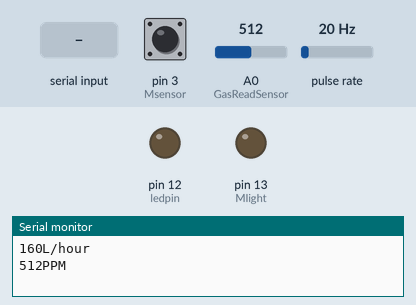
This sketch was run on a simulated Arduino Uno, built with avr-gcc and run on an emulated ATmega328P. On the bench: output pins drawn as LEDs (lit = HIGH), the last lines printed to the serial monitor. Wiring (inferred from the names in the program): pulse sensor: data pin 2. The test bench sets the inputs (shaded band); at power-on: pin 3 (Msensor) LOW, A0 (GasReadSensor) = 512, pulse rate 20 Hz. Pins used as bus, display or sensor lines are not drawn.

Above: at 1.2 s.
1.3 s: "1" received over Serial
At 2.6 s:
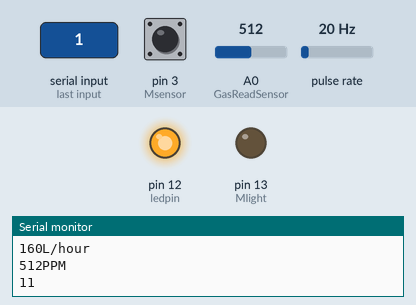
3.5 s: pin 3 (Msensor) driven HIGH
6.5 s: "0" received over Serial
At 7.9 s:
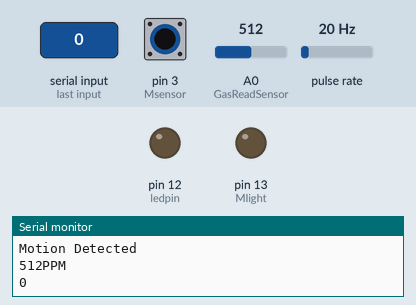
8.5 s: pin 3 (Msensor) pulsed LOW 5 times (0.12 s each, 0.3 s apart)
Timing chart, 0 to 11.5 s (numbered marks = the images above; inputs shaded):
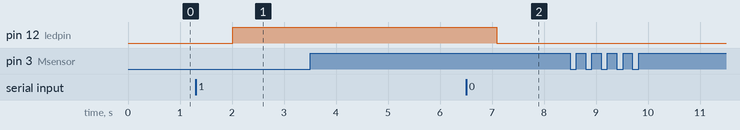

The sketch:

IoTSensorBundle.ino
```cpp
///////////////////////////////////////////////////////////
// Miguel Pulido - Systems Architect
// IoT Sensor Bundle
// MCU application to test:
// - LED Toggle
// - Gas Sensor
// - Water Pressure
// - IR Motion Detection
///////////////////////////////////////////////////////////

// Output declarations
int myData = 0; 	                                  // declare variable
int ledpin = 12;                                    // declare an ledpin
int Mlight = 13;                                    // declare motion light

int GasReadSensor = A0;                             // Analog pin 0 will be called 'GasReadSensor'
int GasSensorValue = 0;                             // Set initial value of GasSensorValue to 0


// Input Declarations
volatile int NbTopsFan;                             // measuring the rising edges of the signal

int Calc;
int Wsensor = 2;                                    // Pin2 for water sensor on Arduino
int Msensor = 3;                                    // Pin3 for human IR motion sensor on Arduino
int Gsensor = 8;                                    // Digital pin 8 for gas sensor on Arduino


// Interrupt function setup
void rpm ()                                         // This is the function that the interupt calls
{
  NbTopsFan++;                                      // This function measures the rising and falling edge of the hall effect session signal

}

// The setup () method runs once, when the sketch starts

void setup(){
// Start up our serial port, we configured our XBEE devices for 9600 bps and the pinmodes.

   Serial.begin(9600);                  // set baud rate intialization
   pinMode(ledpin, OUTPUT);             // declare LED Pin 13 to be an output…
   pinMode(Mlight, OUTPUT);             // re-declare pin 13 for motion detector
   pinMode(Gsensor, OUTPUT);            // declare pin 8 an OUTPUT for gas sensor
   pinMode(Wsensor, INPUT);             // declare water sensor pin 2 to be an input
   pinMode(Msensor, INPUT);             // declare human IR sensor pin 3 to be an input
   attachInterrupt(0, rpm, RISING);     // Attach interrupt


}

// the loop() method is a forever loop as long as Arduino is powered


void loop()
{

 //////////////////////////////////// Water Sensor Code portion ///////////////


    //input portion
        //if(myData == '3'){
        NbTopsFan = 0;                            // Set NbTops to 0 ready for calculation
        sei();                                    // Enables interrupts
        delay(1000);                              // wait 1 second
        cli();                                    // Disables interrupts
        Calc = (NbTopsFan * 60 / 7.5);            // (Pulse frequency x 60) / 7.5 Q, = flow rate in L/hour
        Serial.print (Calc, DEC);                 // Prints the number of calculations above
        Serial.print ("L/hour\r\n");              // Prints "L/hour" and returns a new line


   ///////////////////////////////////// IR Human Sensor Code portion ///////////////


      digitalWrite(Mlight,LOW);
      delay(1000);                                // this delay is to let the sensor settle down before taking a reading
      int motionSensor = digitalRead(Msensor);
      if(motionSensor == HIGH){
        digitalWrite(Mlight,HIGH);
        Serial.print("Motion Detected\r\n");      // Should print out Motion detected text in real-time over serial
        delay(1000);
        digitalWrite(Mlight,LOW);
       // Serial.print ("No Motion\r\n");         // Should print "No Motion"
        delay(1000);


      }


  /////////////////////////////////// Gas Sensor Code portion /////////////////

         GasSensorValue = analogRead(GasReadSensor);            // Read the input on analog pin 0 (named 'GasReadSensor'
         Serial.print(GasSensorValue, DEC);                     // Print out the value you read
         Serial.print("PPM\r\n");                               // Prints Parts Per Million of respective gas
         if (GasSensorValue > 500) {
           digitalWrite(Gsensor, HIGH);                         // Activate digital output pin 8 - LED will be on

         }

        else {
         digitalWrite(Gsensor, LOW);                            // Deactivate digital output pin 8 - LED will be off
        }


 ////////////////////// LED Communication between XBee test portion, test that XBee is communicating //////////////


        // output portion
        if(Serial.available() > 0){ 	         // This looks at serial code and compares against 0 - nothing
        myData = Serial.read();	        // If greater than 0, it goes into a serial read of myData
        if(myData == '1'){		           // it will read myData and if it is 1, do the next lines
        digitalWrite(ledpin, HIGH);	  // any time myData is equal to 1, it will light LED HIGH and turn it on
        Serial.write(myData);	         // anytime myData is equal to 1, it will type out my serial data "Serial.print(myData,BYTE)"; no longer supported

     }

         // output portion
        if(myData == '0'){		          // this will check for absolute value of 0
        digitalWrite(ledpin, LOW);	     // sets LED pin to LOW or turns it off
        Serial.write(myData);	        // anytime myData is equal to 1, it will type out my serial data "Serial.print(myData,BYTE)"; no longer supported

      }


    else{
    Serial.write(myData);		// if any other character data comes through, all it will do is type the data coming through.
    }

}
}
```

Measured:
- after the input at 1.3 s, pin 12 (ledpin): LOW → HIGH after 0.71 s
- after the input at 6.5 s, pin 12 (ledpin): HIGH → LOW after 0.59 s
